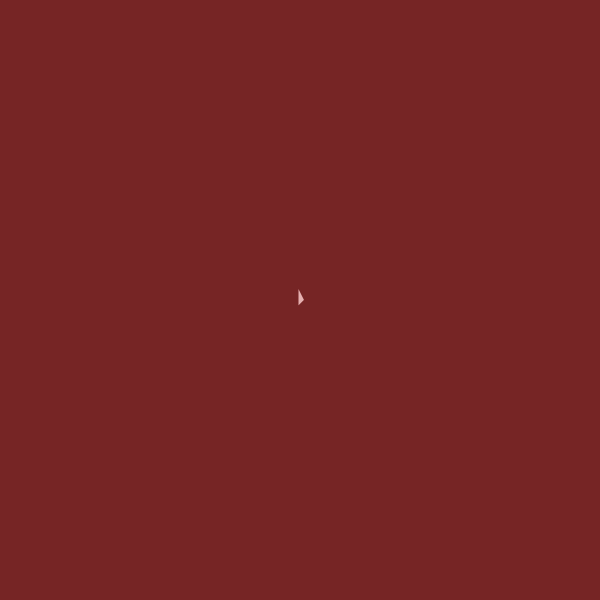
Frame 1 (no input)
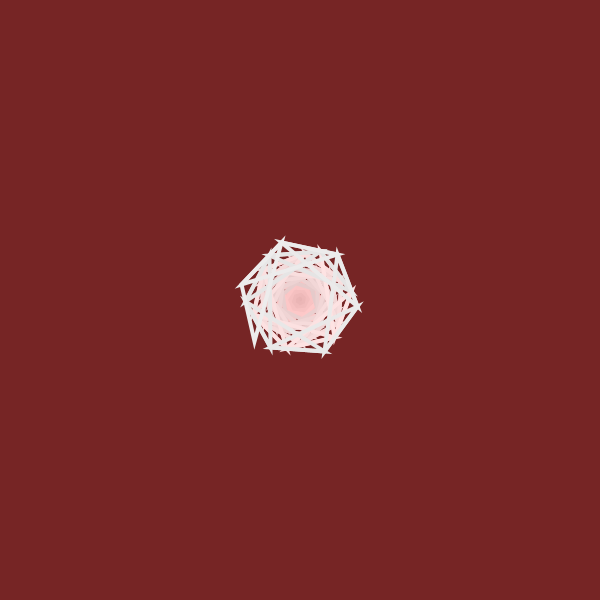
Frame 60 (the mouse pressed at the canvas centre just before this capture)
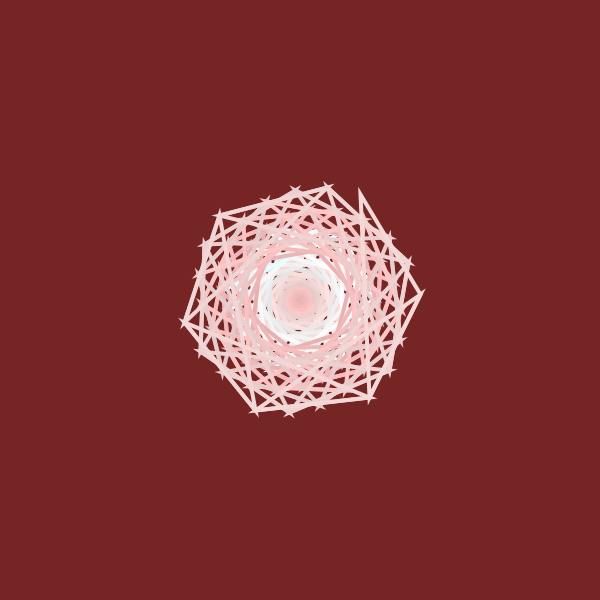
Frame 120 (the mouse held since frame 60 and released just before this capture)

The Processing sketch that drew these frames (run headless with seeded random() and noise(); from frame 60 on, the mouse is pressed at the canvas centre):

// Processing sketch: processing_94656
// ── processing_94656.pde

void setup()
{
 size(600,600);
 background(118,37,37);
 smooth();
 noFill();
 strokeWeight(4);
 frameRate(10);
}

int i=1;

void draw(){
drawspiral(width/2,height/2,4);
}


void drawspiral(float centerx,float centery,int weight){
 float angleInc=PI/300;
 int colora=229;
 int colorb=176;
 int colorc=176;


 beginShape(TRIANGLE_STRIP);
 stroke(colora+(i%(255-colora)),colorb+(i%(255-colorb)),colorc+(i%(255-colorc)));
 vertex(weight*i/4*sin(i)+centerx,weight*i/4*cos(i)+centery);//,width/2);
 vertex(weight*(i+1)/4*sin(i+1)+centerx,weight*(i+1)/4*cos(i+1)+centery);//,height/2);
 vertex(weight*(i+2)/4*sin(i+2)+centerx,weight*(i+2)/4*cos(i+2)+centery);//,height/2);
 endShape();
 i++;
}
